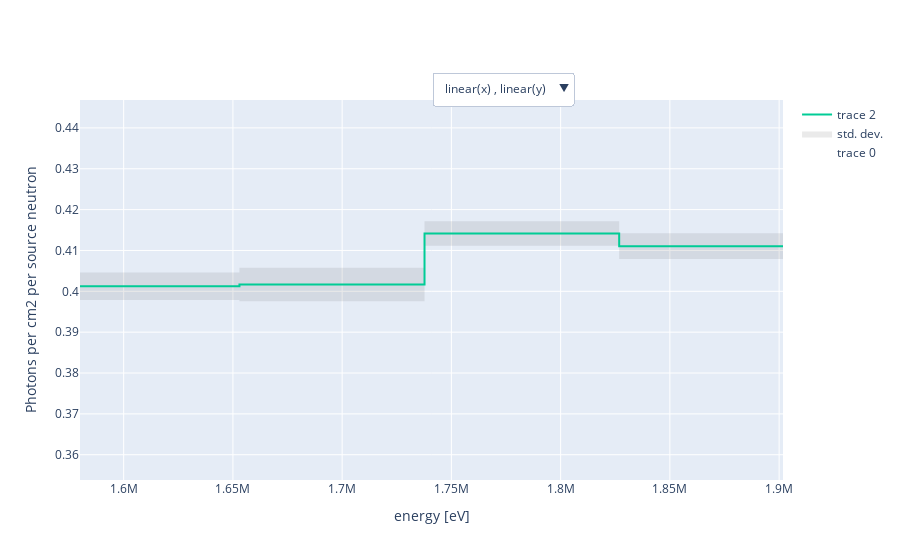

Notebook code cell kept with this figure:
### Markdown cell above
This section extracts the cell tally data from the results file and plots photon flux across the cell.

### Code cell
# open the results file
results = openmc.StatePoint(results_filename)

#extracts the tally values from the simulation results
cell_tally = results.get_tally(name='cell_spectra_tally')

# imports a convenient plotting package
from spectrum_plotter import plot_spectra

plot_spectra(
    spectra=cell_tally,
    x_label = "energy [eV]",
    y_label = "Photons per cm2 per source neutron",
    plotting_package="plotly",  # matplotlib is another option, but plotly option provides a dropdown menu for changing axis scale
)

### Figure 1 — Plotly figure (JSON) as saved in the notebook; plotly's stock layout.template omitted (floating-point values rounded to 4 significant figures; data arrays with more than 128 entries replaced by an {"elided": "..."} marker saying what was removed)
{"data": [{"line": {"shape": "vh", "width": 0}, "mode": "lines", "type": "scatter", "x": {"elided": "175 float values"}, "y": {"elided": "175 float values"}}, {"fill": "tonextx", "fillcolor": "rgba(51, 51, 51, 0.1)", "line": {"shape": "vh", "width": 0}, "mode": "lines", "name": "std. dev.", "type": "scatter", "x": {"elided": "175 float values"}, "y": {"elided": "175 float values"}}, {"line": {"shape": "vh"}, "mode": "lines", "type": "scatter", "x": {"elided": "175 float values"}, "y": {"elided": "175 float values"}}], "layout": {"autosize": true, "title": {"text": ""}, "updatemenus": [{"buttons": [{"args": [{"xaxis.type": "linear", "yaxis.type": "linear"}], "label": "linear(x) , linear(y)", "method": "relayout"}, {"args": [{"xaxis.type": "linear", "yaxis.type": "log"}], "label": "linear(x) , log(y)", "method": "relayout"}, {"args": [{"xaxis.type": "log", "yaxis.type": "linear"}], "label": "log(x) , linear(y)", "method": "relayout"}, {"args": [{"xaxis.type": "log", "yaxis.type": "log"}], "label": "log(x) , log(y)", "method": "relayout"}], "pad": {"r": 10, "t": 10}, "showactive": true, "x": 0.5, "xanchor": "left", "y": 1.1, "yanchor": "top"}], "xaxis": {"autorange": false, "range": [1580000.0, 1902000.0], "title": {"text": "energy [eV]"}, "type": "linear"}, "yaxis": {"autorange": false, "range": [0.3538, 0.4468], "title": {"text": "Photons per cm2 per source neutron"}, "type": "linear"}}}
